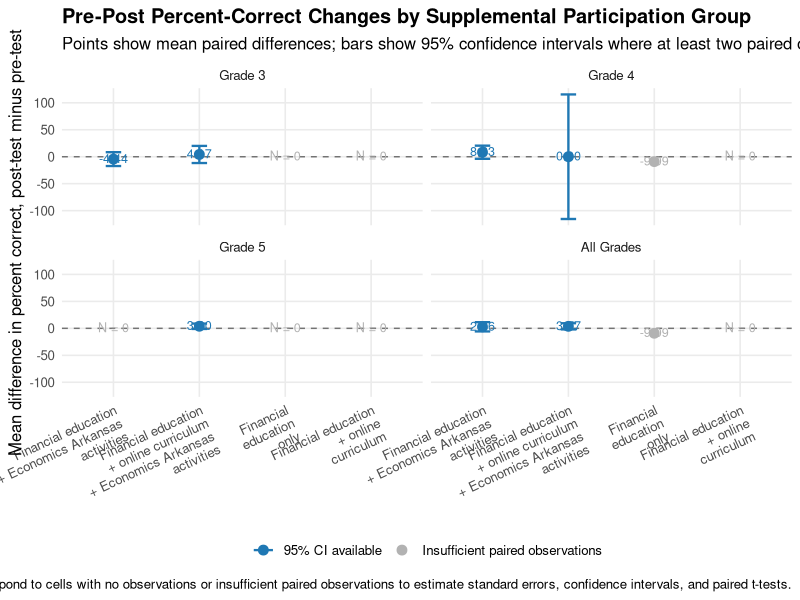

Write the R code that produced this figure.
## ---- chunk 1
knitr::opts_chunk$set(echo = TRUE, warning = FALSE, message = FALSE)
options(scipen = 999, digits = 3)
## ---- chunk 2
library(ggplot2)

scores <- read.csv("all_grades_financial_literacy_scores.csv", stringsAsFactors = FALSE)

scores$grade_label <- factor(
  paste("Grade", scores$grade),
  levels = c("Grade 3", "Grade 4", "Grade 5")
)
## ---- chunk 3
scores$max_score <- ifelse(scores$grade == 3, 10, 11)

scores$pre_percent_correct <- 100 * scores$pre_total_correct / scores$max_score
scores$post_percent_correct <- 100 * scores$post_total_correct / scores$max_score
scores$percent_correct_difference <- scores$post_percent_correct - scores$pre_percent_correct
## ---- chunk 4
scores$online_participation <- scores$incentive_2_fin_literacy_module_online_participation == 1
scores$ea_participation <- scores$incentive_1_ea_lesson_activities_participation == 1

scores$participation_group <- ifelse(
  !scores$online_participation & !scores$ea_participation,
  "Financial education only",
  ifelse(
    scores$online_participation & !scores$ea_participation,
    "Financial education + online curriculum",
    ifelse(
      !scores$online_participation & scores$ea_participation,
      "Financial education + Economics Arkansas activities",
      "Financial education + online curriculum + Economics Arkansas activities"
    )
  )
)

participation_levels <- c(
  "Financial education only",
  "Financial education + online curriculum",
  "Financial education + Economics Arkansas activities",
  "Financial education + online curriculum + Economics Arkansas activities"
)

participation_labels <- c(
  "Financial\neducation\nonly",
  "Financial education\n+ online\ncurriculum",
  "Financial education\n+ Economics Arkansas\nactivities",
  "Financial education\n+ online curriculum\n+ Economics Arkansas\nactivities"
)

scores$participation_group <- factor(scores$participation_group, levels = participation_levels)
## ---- chunk 5
mean_ci <- function(x) {
  x <- x[!is.na(x)]
  n <- length(x)

  if (n == 0) {
    return(data.frame(
      n = 0,
      mean_difference = NA_real_,
      se_difference = NA_real_,
      t_statistic = NA_real_,
      p_value = NA_real_,
      ci_low = NA_real_,
      ci_high = NA_real_,
      test_available = FALSE
    ))
  }

  mean_difference <- mean(x)

  if (n == 1) {
    return(data.frame(
      n = n,
      mean_difference = mean_difference,
      se_difference = NA_real_,
      t_statistic = NA_real_,
      p_value = NA_real_,
      ci_low = NA_real_,
      ci_high = NA_real_,
      test_available = FALSE
    ))
  }

  test_result <- t.test(x, mu = 0)

  data.frame(
    n = n,
    mean_difference = mean_difference,
    se_difference = sd(x) / sqrt(n),
    t_statistic = unname(test_result$statistic),
    p_value = test_result$p.value,
    ci_low = test_result$conf.int[1],
    ci_high = test_result$conf.int[2],
    test_available = TRUE
  )
}

summarize_group <- function(dat, sample_label) {
  do.call(
    rbind,
    lapply(participation_levels, function(group_label) {
      group_data <- dat[dat$participation_group == group_label, ]
      cbind(
        sample = sample_label,
        participation_group = group_label,
        mean_ci(group_data$percent_correct_difference)
      )
    })
  )
}
## ---- chunk 6
summary_by_grade <- do.call(
  rbind,
  lapply(levels(scores$grade_label), function(grade_name) {
    summarize_group(scores[scores$grade_label == grade_name, ], grade_name)
  })
)

summary_all <- summarize_group(scores, "All Grades")

plot_data <- rbind(summary_by_grade, summary_all)
plot_data$sample <- factor(plot_data$sample, levels = c("Grade 3", "Grade 4", "Grade 5", "All Grades"))
plot_data$participation_group <- factor(plot_data$participation_group, levels = participation_levels, labels = participation_labels)
plot_data$plot_status <- ifelse(plot_data$test_available, "95% CI available", "Insufficient paired observations")
plot_data$label_y <- ifelse(is.na(plot_data$mean_difference), 0, plot_data$mean_difference)

plot_data
## ---- chunk 7
table4 <- plot_data

table4$mean_difference_display <- ifelse(
  is.na(table4$mean_difference),
  "—",
  sprintf("%.2f", table4$mean_difference)
)

table4$se_difference_display <- ifelse(
  is.na(table4$se_difference),
  "—",
  sprintf("%.2f", table4$se_difference)
)

table4$t_statistic_display <- ifelse(
  is.na(table4$t_statistic),
  "—",
  sprintf("%.2f", table4$t_statistic)
)

table4$p_value_display <- ifelse(
  is.na(table4$p_value),
  "—",
  sprintf("%.3f", table4$p_value)
)

table4[, c(
  "sample",
  "participation_group",
  "n",
  "mean_difference_display",
  "se_difference_display",
  "t_statistic_display",
  "p_value_display"
)]
## ---- chunk 8
ggplot(plot_data, aes(x = participation_group, y = mean_difference, color = plot_status)) +
  geom_hline(yintercept = 0, linetype = "dashed", color = "gray45") +
  geom_errorbar(
    data = plot_data[plot_data$test_available, ],
    aes(ymin = ci_low, ymax = ci_high),
    width = 0.18,
    size = 0.8
  ) +
  geom_point(size = 3) +
  geom_text(
    aes(y = label_y, label = ifelse(is.na(mean_difference), "N = 0", sprintf("%.2f", mean_difference))),
    nudge_y = 2.2,
    size = 3.2,
    show.legend = FALSE
  ) +
  facet_wrap(~ sample, ncol = 2) +
  scale_color_manual(
    values = c(
      "95% CI available" = "#1f78b4",
      "Insufficient paired observations" = "#b2b2b2"
    )
  ) +
  labs(
    title = "Pre-Post Percent-Correct Changes by Supplemental Participation Group",
    subtitle = "Points show mean paired differences; bars show 95% confidence intervals where at least two paired observations are available",
    x = NULL,
    y = "Mean difference in percent correct, post-test minus pre-test",
    color = NULL,
    caption = "Dashes in Table 4 correspond to cells with no observations or insufficient paired observations to estimate standard errors, confidence intervals, and paired t-tests."
  ) +
  theme_minimal(base_size = 12) +
  theme(
    plot.title = element_text(face = "bold"),
    legend.position = "bottom",
    axis.text.x = element_text(angle = 25, hjust = 1),
    panel.grid.minor = element_blank()
  )
